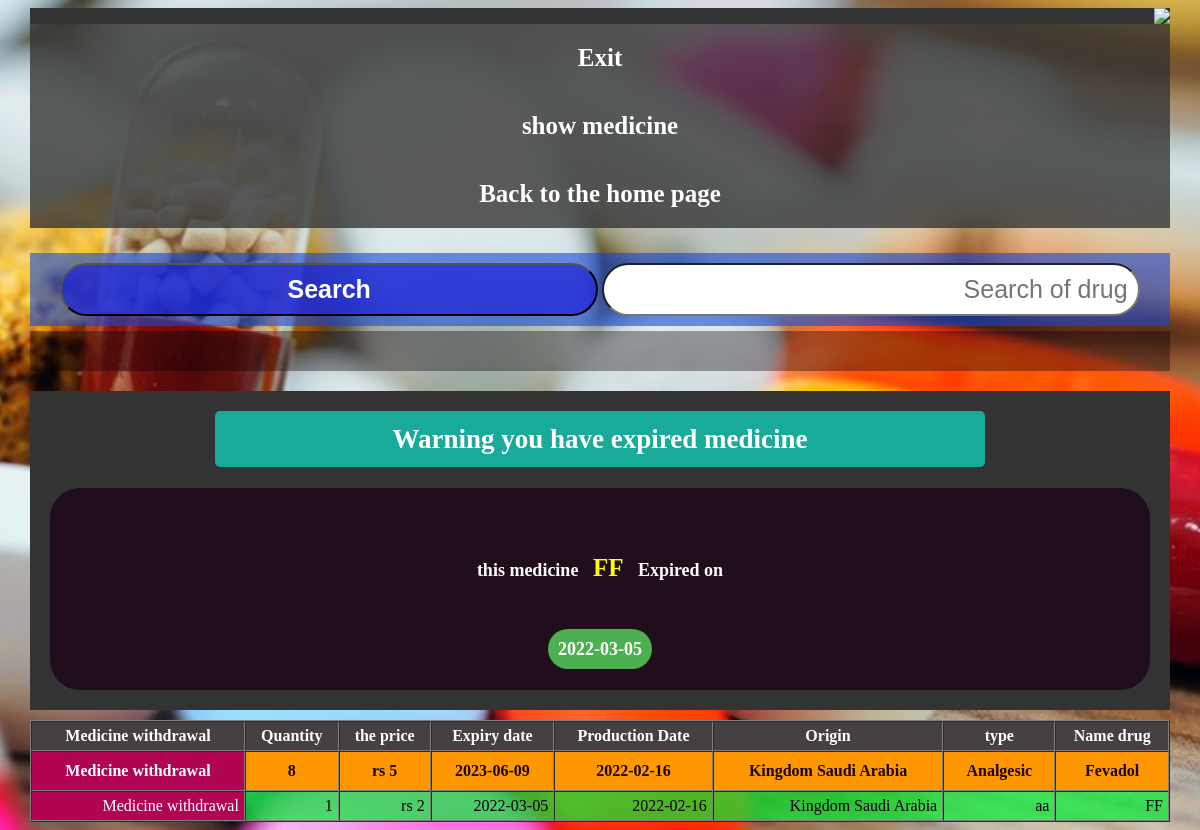
Page /worker/index.php on the committed database.
### tables this page shows
CREATE TABLE `medicine` (
  `id` int(4) NOT NULL,
  `drugName` varchar(30) NOT NULL,
  `drugType` varchar(30) NOT NULL,
  `drugPrice` int(10) NOT NULL,
  `drugcount` int(10) NOT NULL,
  `drugOriginator` varchar(30) NOT NULL,
  `drugMadeDate` date NOT NULL,
  `drugEndDate` date NOT NULL
);

### worker/index.php (the view, shortened to what this page needs)
<!DOCTYPE html>
<html>
<head>
	<link rel="stylesheet" href="../admin/css/main.css">
</head>
<body>
<section class="container">
<header class="head">
<img src="../admin/images/11.jpg" class="img-responsive center-block">
</header>
<center class="return"><a href="../worker/user/logout.php" >Exit </a></center>
<center class="return"><a href="../worker/workers/show_druge.php" >show medicine </a></center>
<center class="return"><a href="index.php" > Back to the home page </a></center>
<div class="middle" style="background:none;">
 <center><div id="search">
            <?php include '../admin/search.php'; ?>
</div>
</center>
<?php include 'fullSearch.php'; ?>
</div>
<?php
include('../admin/connect/connect.php');
$sql="SELECT * FROM medicine";
$result=mysqli_query($con,$sql);
?>
<center class="mytable" id="me"><table border="1" cellspacing="0" cellpadding="5">
<tr class="title">
<td>Name drug</td>
<td>type </td>
<td>Origin </td>
<td>Production Date </td>
<td>Expiry date </td>
<td>the price </td>
<td>Quantity </td>
<td>Medicine withdrawal</td>
</tr>
<?php
while ($row=mysqli_fetch_array($result)) {echo'<tr class="data">';
$endDate =$row['drugEndDate'];
$myDate =Date('Y-m-d');
if( ($endDate == $myDate) ||($endDate < $myDate) )
{	echo'<tr class="title" style="display:none;"> </tr>';
	echo"<div class='alert'><h1>Warning you have expired medicine  </h1><br>
	<p> this medicine  <b>".$row['drugName'] . "</b> Expired on <br><br>
	<span>".$row['drugEndDate'] ."</span></p></div>";
}
echo'<td>'.$row['drugName'] .'</td>';
echo'<td>'.$row['drugType'].'</td>';
echo'<td>'.$row['drugOriginator'] .'</td>';
echo'<td>'.$row['drugMadeDate'] .'</td>';
echo'<td>'.$row['drugEndDate'] .'</td>';
echo'<td>'.$row['drugPrice']."  rs" .'</td>';
echo'<td>'.$row['drugcount'] .'</td>';
echo"<td class='active'> <a href='../worker/workers/lose.php?id=$row[id]'> Medicine withdrawal</a></td>";
echo'</tr>';
}
echo'</center></table>';
?>
</section>
</body>
</html>

### admin/css/main.css (style rules this page uses)
* { -webkit-box-sizing: border-box; -moz-box-sizing: border-box; box-sizing: border-box; }
body { direction: rtl; background:url("../images/bg.jpg")no-repeat center fixed; background-size: cover; }
.container { padding-right: 15px; padding-left: 15px; margin-right: auto; margin-left: auto; }
.return a { text-decoration: none;background: rgba(51, 51, 51, 0.78);display: block;padding:20px; color: #fff;font-weight: bold;font-size: 25px; }
.img-responsive { display: block;max-width: 100%;height: auto; }
.center-block { display: block; margin-right: auto; margin-left: auto; }
.container .head { max-width: 1140px; background-color: #333; }
@media (min-width: 768px) { .container { width: 750px; } }
@media (min-width: 992px) { .container { width: 970px; } }
@media (min-width: 1200px) { .container { width: 1170px; } }
.container .middle { margin: 10px 0;padding: 10px 0;background: rgba(9, 2, 6, 0.36) }
#search { background:#1448d596;padding:10px;margin:5px 0; }
.container .mytable table { background-color: #05ee36b3;width: 100%; }
.container .title { color: #fff;font-weight: bold;background: #463f43;text-align: center; }
.container .data { font-weight: bold;text-align: center;background: #FF9800; }
.container .data td { padding: 10px;color: #1a0303; }
.container .active { background: #b10554; }
.container .active a { text-decoration: none;color: #FFF; }
.alert { background: #333;font-weight: bold;font-size: 18px;padding: 20px;margin:10px 0;color: #FFF; animation:moving 3s ease 0s infinite reverse forwards running;transition: all ease-in-out 1s; }
.alert h1 { width: 70%; background: #0ed7bfba; padding: 3px; border-radius: 5px; margin:0 auto; line-height: 50px; animation:movingh1 2s ease 1s infinite reverse forwards running; transition: all ease-in-out 1s; }
.alert p { background: #1c0517c9;padding: 30px;border-radius: 30px;margin:0; transition: all ease-in-out 1s; }
.alert b { color: yellow;font-size: 25px;margin: 0px; border-radius: 5px;padding: 10px;line-height: 4; animation:movingb 3s ease 1s infinite reverse forwards running;transition: all ease-in-out 1s; }
.alert span { background: #4CAF50;padding: 10px;border-radius: 30px;margin:0; animation:movingspan 3s ease 1s infinite reverse forwards running;transition: all ease-in-out 1s; }

### rows in the picture
medicine: drugName "Fevadol", drugType "Analgesic", drugOriginator "Kingdom Saudi Arabia", drugMadeDate "2022-02-16", drugEndDate "2023-06-09", drugcount "8"
medicine: drugName "FF", drugEndDate "2022-03-05", drugType "aa", drugOriginator "Kingdom Saudi Arabia", drugMadeDate "2022-02-16", drugcount "1"
